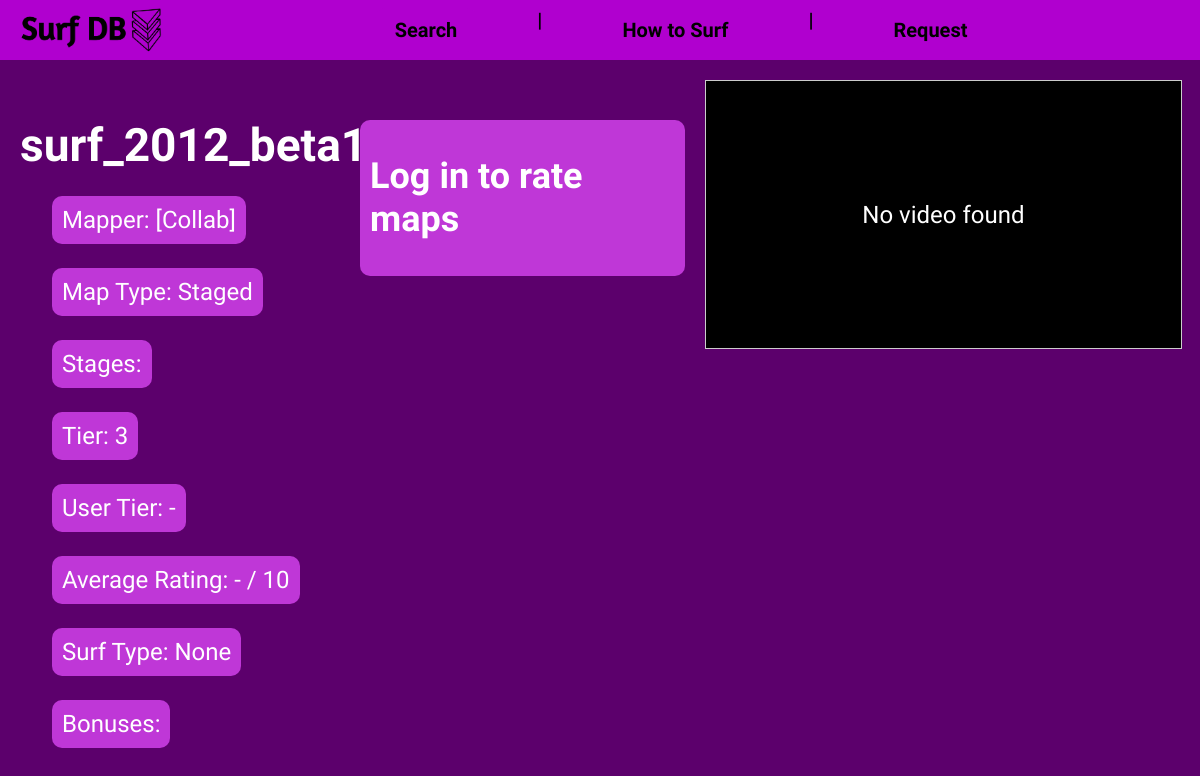
/map/surf_2012_beta12, run on the app's committed database.
### tables this page shows
CREATE TABLE "maps" (
    map_id INTEGER PRIMARY KEY AUTOINCREMENT,
    name TEXT UNIQUE NOT NULL,
    tier INTEGER NOT NULL,
    type TEXT NOT NULL,
    mapper TEXT,
    youtube TEXT,
    stages TEXT,
    bonuses INTEGER
);

### app.py (the view)
@app.route('/map/<string:map_name>')
def map_page(map_name):
    map_data = db.execute("""SELECT maps.*,
                                COUNT(ratings.map_id) AS rating_count,
                                AVG(ratings.rating) AS average_rating,
                                (SELECT surftype
                                    FROM ratings r
                                    WHERE r.map_id = maps.map_id
                                    GROUP BY surftype
                                    ORDER BY COUNT(surftype) DESC
                                    LIMIT 1) AS surftype
                            FROM maps
                            LEFT JOIN ratings ON maps.map_id = ratings.map_id
                            WHERE maps.name = ?
                            GROUP BY maps.map_id
                            """, map_name)
    if not map_data:
        return render_template('nomap.html')
    map_data = map_data[0]
    loggedin = False
    if 'userid' in session:
        user_ratings = db.execute("SELECT * FROM ratings WHERE map_id =? AND userid =?", map_data['map_id'], session['userid'])
        user_data = user_ratings[0] if user_ratings else None
        loggedin = True
    else:
        user_data = None
    return render_template('map.html', map_data=map_data, user_data=user_data, loggedin=loggedin)

### templates/map.html (shortened to what this page needs)
{% extends "layout.html" %}
{% block main %}
<div>
    <div class="container3">
        <div class="results2">
            <h2 class="mapname">{{ map_data.name }}</h2>
            <p class="mapinfo">Mapper: {{ map_data.mapper }}</p>
            <p class="mapinfo">Map Type: {{ map_data.type }}</p>
            <p class="mapinfo">Stages: {{ map_data.stages }}</p>
            <p class="mapinfo">Tier: {{ map_data.tier }}</p>
            {% if map_data.get('usertier') == none %}
                <p class="mapinfo">User Tier: -</p>
            {% else %}
                <p class="mapinfo">User Tier: {{ map_data.usertier|float|round(1) }}</p>
            {% endif %}
            {% if map_data.average_rating == none %}
                <p class="mapinfo">Average Rating: - / 10</p>
            {% endif %}
            <p class="mapinfo">Surf Type: {{ map_data.surftype }}</p>
            <p class="mapinfo">Bonuses: {{ map_data.bonuses }}</p>
        </div>
        <div class="rate">
            {% if loggedin == true %}
                <h2 class="rateheading">Rate this map</h2>
                <form>
                    <div>
                        <label class="ratemargin" for="rating">Rating:</label>
                        <input class="rateform" type="number" id="rating" name="rating" min="0" max="10" step="0.1"> / 10
                    </div>
                    <div>
                        <label class="ratemargin" for="tier">Tier:</label>
                        <input class="rateform" type="number" id="tier" name="tier" min="1" max="8.9" step="0.1">
                    </div>
                    <div>
                        <label class="ratemargin" for="type">Surf type:</label>
                        <select class="rateform" id="type" name="type">
                        <option value="" disabled selected>Select</option>
                        <option value="Unit">Unit</option>
                        <option value="Tech">Tech</option>
                        <option value="Maxvel">Maxvel</option>
                        <option value="Combo">Combo</option>
                        <option value="None">None</option>
                        </select>
                    </div>
                    <button class="ratesubmit" type="submit">Save</button>
                </form>
            {% else %}
                <h2>Log in to rate maps</h2>
            {% endif %}
        </div>
        <div class="mapvid">
            <div class="video-container2">
                <div class="video-placeholder" id="video-placeholder">No video found</div>
            </div>
        </div>
    </div>
</div>
{% endblock %}

### static/styles.css (style rules this page uses)
body { margin: 0; font-family: 'Abel', sans-serif; background-color: #5c006c; overflow-x: hidden; }
.container3 { display: flex; justify-content: space-between; }
.mapname { font-size: 46px; font-weight: bold; margin-bottom: 10px; color: #ffffff; }
.video-placeholder { position: absolute; top: 0; left: 0; width: 100%; height: 100%; background-color: black; color: white; display: flex; align-items: center; justify-content: center; font-size: 24px; text-align: center; z-index: 1; }
.mapinfo { background-color: #bf37d7; display: block; border-radius: 10px; width: fit-content; font-size: 24px; color: #ffffff; padding: 10px; margin-left: 10%; }
.video-container2 { position: relative; width: 100%; padding-top: 56.25%; border: 1px solid #ccc; }
.results2 { text-align: center; width: 30%; padding:20px; box-sizing: border-box; }
.rate { background-color: #bf37d7; display: flex; flex-direction: column; align-items: center; align-self: flex-start; border-radius: 10px; font-size: 24px; color: #ffffff; padding: 5px 10px; line-height: 1.2; margin-top: 5%; }
.rate h2 { margin-right: 10px; }
.mapvid { width: 45%; padding:20px; box-sizing: border-box; }

### data on the page
maps: name "surf_2012_beta12", mapper "[Collab]", type "Staged", tier "3"

### other printed values
{{ map_data.surftype }} "None"
